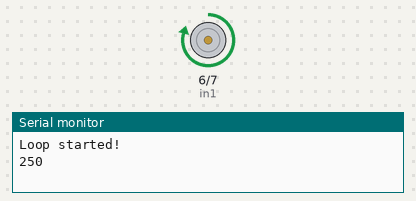
This sketch was run on a simulated Arduino Uno, built with avr-gcc and run on an emulated ATmega328P. On the bench: motor-driver pin pairs drawn as motors (green arrow = first pin HIGH = forward, orange = second pin HIGH = backward, longer = more drive, scaled by the enable pin), the last lines printed to the serial monitor. At 70.0 s the program stops and its outputs stay as they are.

Above: at 0.1 s.
At 40.1 s:
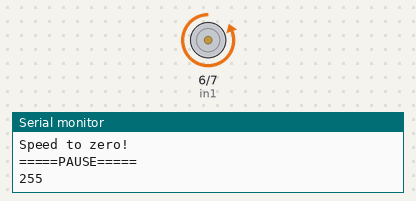
At 70.1 s:
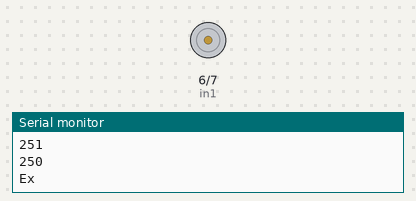
Timing chart, 0 to 71.5 s (numbered marks = the images above):
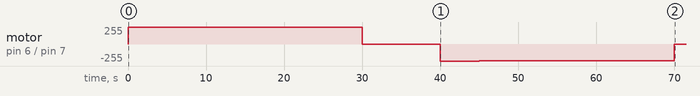

The sketch:

Car.ino
```cpp
#define enA 9
#define in1 6
#define in2 7


void setup() {
  Serial.begin(9600); // open the serial port at 9600 bps:
  pinMode(enA, OUTPUT);
  pinMode(in1, OUTPUT);
  pinMode(in2, OUTPUT);
  digitalWrite(in1, HIGH);
  digitalWrite(in2, LOW);
}

void loop() {


  Serial.println("Loop started!");

    digitalWrite(in1, HIGH);
    digitalWrite(in2, LOW);

  for (int pwmValue = 250 ; pwmValue <= 255; pwmValue++) {

    Serial.println(pwmValue);
    // sets the value (range from 0 to 255):

    analogWrite(enA, pwmValue);


    // wait for 30 milliseconds to see the dimming effect

    delay(5000);
  }

  Serial.println("Speed to zero!");
  analogWrite(enA, 0);
  Serial.println("=====PAUSE=====");
  delay(10000);

  digitalWrite(in1, LOW);
  digitalWrite(in2, HIGH);

  for (int pwmValue = 255 ; pwmValue >= 250; pwmValue--) {

    // sets the value (range from 0 to 255):
    Serial.println(pwmValue);
    analogWrite(enA, pwmValue);
    delay(5000);
  }

analogWrite(enA, 0);
Serial.println("Exit");
exit(0);


}
```

Measured:
- by itself, motor on pin 6 (in1) / pin 7 (in2): stopped → forward 250/255 at 0.00 s, → forward 251/255 5.0 s later, → forward 252/255 5.0 s later, → forward 253/255 5.0 s later, … (14 changes in this stretch)
